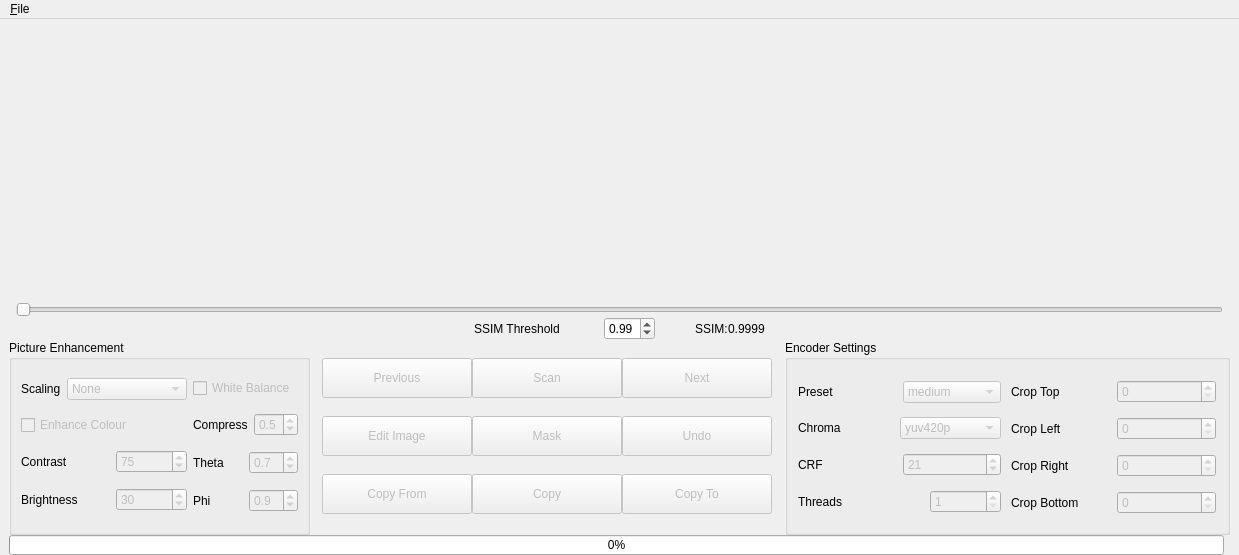
<?xml version="1.0" encoding="UTF-8"?>
<ui version="4.0">
 <class>Frame_Editor</class>
 <widget class="QMainWindow" name="Frame_Editor">
  <property name="geometry">
   <rect>
    <x>0</x>
    <y>0</y>
    <width>1239</width>
    <height>555</height>
   </rect>
  </property>
  <property name="sizePolicy">
   <sizepolicy hsizetype="Minimum" vsizetype="Preferred">
    <horstretch>0</horstretch>
    <verstretch>0</verstretch>
   </sizepolicy>
  </property>
  <property name="minimumSize">
   <size>
    <width>1239</width>
    <height>555</height>
   </size>
  </property>
  <property name="windowTitle">
   <string>Frame By Frame</string>
  </property>
  <widget class="QWidget" name="centralwidget">
   <layout class="QGridLayout" name="gridLayout_3">
    <property name="topMargin">
     <number>0</number>
    </property>
    <property name="bottomMargin">
     <number>0</number>
    </property>
    <property name="verticalSpacing">
     <number>0</number>
    </property>
    <item row="0" column="0" colspan="2">
     <layout class="QGridLayout" name="gridLayout_2">
      <property name="sizeConstraint">
       <enum>QLayout::SetNoConstraint</enum>
      </property>
      <item row="0" column="0">
       <layout class="QHBoxLayout" name="imageLayout">
        <property name="spacing">
         <number>0</number>
        </property>
        <property name="sizeConstraint">
         <enum>QLayout::SetMinimumSize</enum>
        </property>
        <item>
         <widget class="QLabel" name="left_image_frame">
          <property name="sizePolicy">
           <sizepolicy hsizetype="Expanding" vsizetype="Expanding">
            <horstretch>0</horstretch>
            <verstretch>0</verstretch>
           </sizepolicy>
          </property>
          <property name="text">
           <string/>
          </property>
          <property name="scaledContents">
           <bool>true</bool>
          </property>
         </widget>
        </item>
        <item>
         <widget class="QLabel" name="right_image_frame">
          <property name="sizePolicy">
           <sizepolicy hsizetype="Expanding" vsizetype="Expanding">
            <horstretch>0</horstretch>
            <verstretch>0</verstretch>
           </sizepolicy>
          </property>
          <property name="text">
           <string/>
          </property>
          <property name="scaledContents">
           <bool>true</bool>
          </property>
         </widget>
        </item>
       </layout>
      </item>
     </layout>
    </item>
    <item row="1" column="0" colspan="2">
     <layout class="QVBoxLayout" name="verticalLayout_2">
      <property name="sizeConstraint">
       <enum>QLayout::SetMinAndMaxSize</enum>
      </property>
      <item>
       <layout class="QHBoxLayout" name="horizontalLayout_2">
        <item alignment="Qt::AlignTop">
         <widget class="QLabel" name="left_image_label">
          <property name="text">
           <string/>
          </property>
         </widget>
        </item>
        <item>
         <widget class="QSlider" name="image_slider">
          <property name="enabled">
           <bool>false</bool>
          </property>
          <property name="minimum">
           <number>1</number>
          </property>
          <property name="orientation">
           <enum>Qt::Horizontal</enum>
          </property>
         </widget>
        </item>
        <item alignment="Qt::AlignTop">
         <widget class="QLabel" name="right_image_label">
          <property name="text">
           <string/>
          </property>
         </widget>
        </item>
       </layout>
      </item>
      <item>
       <layout class="QHBoxLayout" name="horizontalLayout_10" stretch="1,0,0,0,0,1">
        <item>
         <spacer name="horizontalSpacer">
          <property name="orientation">
           <enum>Qt::Horizontal</enum>
          </property>
          <property name="sizeHint" stdset="0">
           <size>
            <width>40</width>
            <height>20</height>
           </size>
          </property>
         </spacer>
        </item>
        <item>
         <layout class="QHBoxLayout" name="horizontalLayout_9">
          <property name="spacing">
           <number>0</number>
          </property>
          <property name="leftMargin">
           <number>0</number>
          </property>
          <property name="rightMargin">
           <number>0</number>
          </property>
          <item>
           <widget class="QLabel" name="ssim_threshold_label">
            <property name="minimumSize">
             <size>
              <width>130</width>
              <height>0</height>
             </size>
            </property>
            <property name="text">
             <string>SSIM Threshold</string>
            </property>
           </widget>
          </item>
          <item>
           <widget class="QDoubleSpinBox" name="ssim_threshold">
            <property name="minimumSize">
             <size>
              <width>0</width>
              <height>0</height>
             </size>
            </property>
            <property name="focusPolicy">
             <enum>Qt::NoFocus</enum>
            </property>
            <property name="maximum">
             <double>1.000000000000000</double>
            </property>
            <property name="singleStep">
             <double>0.010000000000000</double>
            </property>
            <property name="value">
             <double>0.990000000000000</double>
            </property>
           </widget>
          </item>
         </layout>
        </item>
        <item>
         <spacer name="horizontalSpacer_5">
          <property name="orientation">
           <enum>Qt::Horizontal</enum>
          </property>
          <property name="sizeHint" stdset="0">
           <size>
            <width>40</width>
            <height>20</height>
           </size>
          </property>
         </spacer>
        </item>
        <item>
         <widget class="QLabel" name="current_ssim_label">
          <property name="text">
           <string>SSIM:</string>
          </property>
         </widget>
        </item>
        <item>
         <widget class="QLabel" name="current_ssim_value">
          <property name="text">
           <string>0.9999</string>
          </property>
         </widget>
        </item>
        <item>
         <spacer name="horizontalSpacer_2">
          <property name="orientation">
           <enum>Qt::Horizontal</enum>
          </property>
          <property name="sizeHint" stdset="0">
           <size>
            <width>40</width>
            <height>20</height>
           </size>
          </property>
         </spacer>
        </item>
       </layout>
      </item>
      <item>
       <layout class="QHBoxLayout" name="horizontalLayout_3">
        <property name="sizeConstraint">
         <enum>QLayout::SetMinAndMaxSize</enum>
        </property>
        <item>
         <spacer name="horizontalSpacer_6">
          <property name="orientation">
           <enum>Qt::Horizontal</enum>
          </property>
          <property name="sizeHint" stdset="0">
           <size>
            <width>40</width>
            <height>20</height>
           </size>
          </property>
         </spacer>
        </item>
        <item>
         <layout class="QHBoxLayout" name="horizontalLayout_5" stretch="0,0,0,0,0">
          <property name="spacing">
           <number>0</number>
          </property>
          <item>
           <widget class="QGroupBox" name="groupBox">
            <property name="title">
             <string>Picture Enhancement</string>
            </property>
            <layout class="QHBoxLayout" name="horizontalLayout_11">
             <property name="sizeConstraint">
              <enum>QLayout::SetDefaultConstraint</enum>
             </property>
             <item>
              <layout class="QVBoxLayout" name="verticalLayout_7">
               <item>
                <layout class="QHBoxLayout" name="horizontalLayout_12">
                 <item>
                  <widget class="QLabel" name="scaling">
                   <property name="text">
                    <string>Scaling</string>
                   </property>
                  </widget>
                 </item>
                 <item>
                  <widget class="QComboBox" name="scaling_combo_box">
                   <property name="enabled">
                    <bool>false</bool>
                   </property>
                   <property name="focusPolicy">
                    <enum>Qt::NoFocus</enum>
                   </property>
                   <item>
                    <property name="text">
                     <string>None</string>
                    </property>
                   </item>
                   <item>
                    <property name="text">
                     <string>edsrx2</string>
                    </property>
                   </item>
                   <item>
                    <property name="text">
                     <string>edsrx4</string>
                    </property>
                   </item>
                   <item>
                    <property name="text">
                     <string>fsrcnnx2</string>
                    </property>
                   </item>
                   <item>
                    <property name="text">
                     <string>fsrcnnx4</string>
                    </property>
                   </item>
                   <item>
                    <property name="text">
                     <string>RealAnime6Bx2</string>
                    </property>
                   </item>
                   <item>
                    <property name="text">
                     <string>RealAnime6Bx4</string>
                    </property>
                   </item>
                   <item>
                    <property name="text">
                     <string>RealAnimeV3x2</string>
                    </property>
                   </item>
                   <item>
                    <property name="text">
                     <string>RealAnimeV3x4</string>
                    </property>
                   </item>
                   <item>
                    <property name="text">
                     <string>RealESRGANx2</string>
                    </property>
                   </item>
                   <item>
                    <property name="text">
                     <string>RealESRGANx4</string>
                    </property>
                   </item>
                   <item>
                    <property name="text">
                     <string>rybux2</string>
                    </property>
                   </item>
                   <item>
                    <property name="text">
                     <string>rybux4</string>
                    </property>
                   </item>
                   <item>
                    <property name="text">
                     <string>UltraSharpx2</string>
                    </property>
                   </item>
                   <item>
                    <property name="text">
                     <string>UltraSharpx4</string>
                    </property>
                   </item>
                  </widget>
                 </item>
                </layout>
               </item>
               <item>
                <widget class="QCheckBox" name="enhancement_checkbox">
                 <property name="enabled">
                  <bool>false</bool>
                 </property>
                 <property name="text">
                  <string>Enhance Colour</string>
                 </property>
                </widget>
               </item>
               <item>
                <layout class="QHBoxLayout" name="horizontalLayout_13">
                 <item>
                  <widget class="QLabel" name="contrast_label">
                   <property name="text">
                    <string>Contrast</string>
                   </property>
                  </widget>
                 </item>
                 <item>
                  <widget class="QSpinBox" name="contrast_spinbox">
                   <property name="enabled">
                    <bool>false</bool>
                   </property>
                   <property name="maximumSize">
                    <size>
                     <width>71</width>
                     <height>16777215</height>
                    </size>
                   </property>
                   <property name="focusPolicy">
                    <enum>Qt::StrongFocus</enum>
                   </property>
                   <property name="minimum">
                    <number>-127</number>
                   </property>
                   <property name="maximum">
                    <number>127</number>
                   </property>
                   <property name="value">
                    <number>75</number>
                   </property>
                  </widget>
                 </item>
                </layout>
               </item>
               <item>
                <layout class="QHBoxLayout" name="horizontalLayout_16">
                 <item>
                  <widget class="QLabel" name="brightness_label">
                   <property name="text">
                    <string>Brightness</string>
                   </property>
                  </widget>
                 </item>
                 <item>
                  <widget class="QSpinBox" name="brightness_spinbox">
                   <property name="enabled">
                    <bool>false</bool>
                   </property>
                   <property name="maximumSize">
                    <size>
                     <width>71</width>
                     <height>16777215</height>
                    </size>
                   </property>
                   <property name="focusPolicy">
                    <enum>Qt::StrongFocus</enum>
                   </property>
                   <property name="minimum">
                    <number>-127</number>
                   </property>
                   <property name="maximum">
                    <number>127</number>
                   </property>
                   <property name="value">
                    <number>30</number>
                   </property>
                  </widget>
                 </item>
                </layout>
               </item>
              </layout>
             </item>
             <item>
              <layout class="QVBoxLayout" name="verticalLayout_10">
               <item>
                <widget class="QCheckBox" name="white_balance_checkbox">
                 <property name="enabled">
                  <bool>false</bool>
                 </property>
                 <property name="focusPolicy">
                  <enum>Qt::NoFocus</enum>
                 </property>
                 <property name="text">
                  <string>White Balance</string>
                 </property>
                </widget>
               </item>
               <item>
                <layout class="QHBoxLayout" name="horizontalLayout_19">
                 <item>
                  <widget class="QLabel" name="compression_label">
                   <property name="text">
                    <string>Compress</string>
                   </property>
                  </widget>
                 </item>
                 <item>
                  <widget class="QDoubleSpinBox" name="compress_spinbox">
                   <property name="enabled">
                    <bool>false</bool>
                   </property>
                   <property name="maximumSize">
                    <size>
                     <width>55</width>
                     <height>16777215</height>
                    </size>
                   </property>
                   <property name="focusPolicy">
                    <enum>Qt::StrongFocus</enum>
                   </property>
                   <property name="decimals">
                    <number>1</number>
                   </property>
                   <property name="maximum">
                    <double>1.000000000000000</double>
                   </property>
                   <property name="singleStep">
                    <double>0.100000000000000</double>
                   </property>
                   <property name="value">
                    <double>0.500000000000000</double>
                   </property>
                  </widget>
                 </item>
                </layout>
               </item>
               <item>
                <layout class="QHBoxLayout" name="horizontalLayout_20">
                 <item>
                  <widget class="QLabel" name="theta_label">
                   <property name="text">
                    <string>Theta</string>
                   </property>
                  </widget>
                 </item>
                 <item>
                  <widget class="QDoubleSpinBox" name="theta_spinbox">
                   <property name="enabled">
                    <bool>false</bool>
                   </property>
                   <property name="maximumSize">
                    <size>
                     <width>55</width>
                     <height>16777215</height>
                    </size>
                   </property>
                   <property name="focusPolicy">
                    <enum>Qt::StrongFocus</enum>
                   </property>
                   <property name="decimals">
                    <number>1</number>
                   </property>
                   <property name="minimum">
                    <double>0.100000000000000</double>
                   </property>
                   <property name="maximum">
                    <double>2.000000000000000</double>
                   </property>
                   <property name="singleStep">
                    <double>0.100000000000000</double>
                   </property>
                   <property name="value">
                    <double>0.700000000000000</double>
                   </property>
                  </widget>
                 </item>
                </layout>
               </item>
               <item>
                <layout class="QHBoxLayout" name="horizontalLayout_21">
                 <item>
                  <widget class="QLabel" name="Phi_label">
                   <property name="text">
                    <string>Phi</string>
                   </property>
                  </widget>
                 </item>
                 <item>
                  <widget class="QDoubleSpinBox" name="phi_spinbox">
                   <property name="enabled">
                    <bool>false</bool>
                   </property>
                   <property name="maximumSize">
                    <size>
                     <width>55</width>
                     <height>16777215</height>
                    </size>
                   </property>
                   <property name="focusPolicy">
                    <enum>Qt::StrongFocus</enum>
                   </property>
                   <property name="decimals">
                    <number>1</number>
                   </property>
                   <property name="minimum">
                    <double>0.100000000000000</double>
                   </property>
                   <property name="maximum">
                    <double>1.000000000000000</double>
                   </property>
                   <property name="singleStep">
                    <double>0.100000000000000</double>
                   </property>
                   <property name="value">
                    <double>0.900000000000000</double>
                   </property>
                  </widget>
                 </item>
                </layout>
               </item>
              </layout>
             </item>
            </layout>
           </widget>
          </item>
          <item>
           <spacer name="horizontalSpacer_3">
            <property name="orientation">
             <enum>Qt::Horizontal</enum>
            </property>
            <property name="sizeHint" stdset="0">
             <size>
              <width>40</width>
              <height>20</height>
             </size>
            </property>
           </spacer>
          </item>
          <item>
           <layout class="QVBoxLayout" name="verticalLayout_5">
            <property name="spacing">
             <number>0</number>
            </property>
            <item>
             <layout class="QHBoxLayout" name="horizontalLayout_6">
              <property name="spacing">
               <number>0</number>
              </property>
              <item>
               <widget class="QPushButton" name="previous">
                <property name="enabled">
                 <bool>false</bool>
                </property>
                <property name="minimumSize">
                 <size>
                  <width>150</width>
                  <height>40</height>
                 </size>
                </property>
                <property name="maximumSize">
                 <size>
                  <width>150</width>
                  <height>16777215</height>
                 </size>
                </property>
                <property name="text">
                 <string>Previous</string>
                </property>
                <property name="shortcut">
                 <string>Left</string>
                </property>
                <property name="autoRepeat">
                 <bool>true</bool>
                </property>
               </widget>
              </item>
              <item>
               <widget class="QPushButton" name="scan">
                <property name="enabled">
                 <bool>false</bool>
                </property>
                <property name="minimumSize">
                 <size>
                  <width>150</width>
                  <height>40</height>
                 </size>
                </property>
                <property name="text">
                 <string>Scan</string>
                </property>
                <property name="shortcut">
                 <string>Up</string>
                </property>
               </widget>
              </item>
              <item>
               <widget class="QPushButton" name="next">
                <property name="enabled">
                 <bool>false</bool>
                </property>
                <property name="minimumSize">
                 <size>
                  <width>150</width>
                  <height>40</height>
                 </size>
                </property>
                <property name="maximumSize">
                 <size>
                  <width>150</width>
                  <height>16777215</height>
                 </size>
                </property>
                <property name="text">
                 <string>Next</string>
                </property>
                <property name="shortcut">
                 <string>Right</string>
                </property>
                <property name="autoRepeat">
                 <bool>true</bool>
                </property>
                <property name="autoRepeatDelay">
                 <number>300</number>
                </property>
                <property name="autoRepeatInterval">
                 <number>50</number>
                </property>
               </widget>
              </item>
             </layout>
            </item>
            <item>
             <layout class="QHBoxLayout" name="horizontalLayout_7">
              <property name="spacing">
               <number>0</number>
              </property>
              <property name="bottomMargin">
               <number>0</number>
              </property>
              <item>
               <widget class="QPushButton" name="remove_scratch">
                <property name="enabled">
                 <bool>false</bool>
                </property>
                <property name="minimumSize">
                 <size>
                  <width>150</width>
                  <height>40</height>
                 </size>
                </property>
                <property name="text">
                 <string>Edit Image</string>
                </property>
                <property name="shortcut">
                 <string>Down</string>
                </property>
               </widget>
              </item>
              <item>
               <widget class="QPushButton" name="mask_button">
                <property name="enabled">
                 <bool>false</bool>
                </property>
                <property name="minimumSize">
                 <size>
                  <width>150</width>
                  <height>40</height>
                 </size>
                </property>
                <property name="text">
                 <string>Mask</string>
                </property>
                <property name="shortcut">
                 <string>M</string>
                </property>
               </widget>
              </item>
              <item>
               <widget class="QPushButton" name="undo_button">
                <property name="enabled">
                 <bool>false</bool>
                </property>
                <property name="minimumSize">
                 <size>
                  <width>150</width>
                  <height>40</height>
                 </size>
                </property>
                <property name="maximumSize">
                 <size>
                  <width>16777215</width>
                  <height>16777215</height>
                 </size>
                </property>
                <property name="text">
                 <string>Undo</string>
                </property>
                <property name="shortcut">
                 <string>U</string>
                </property>
               </widget>
              </item>
             </layout>
            </item>
            <item>
             <layout class="QHBoxLayout" name="horizontalLayout_8">
              <property name="spacing">
               <number>0</number>
              </property>
              <item>
               <widget class="QPushButton" name="copy_from">
                <property name="enabled">
                 <bool>false</bool>
                </property>
                <property name="minimumSize">
                 <size>
                  <width>150</width>
                  <height>40</height>
                 </size>
                </property>
                <property name="text">
                 <string>Copy From</string>
                </property>
                <property name="shortcut">
                 <string>F</string>
                </property>
               </widget>
              </item>
              <item>
               <widget class="QPushButton" name="copy">
                <property name="enabled">
                 <bool>false</bool>
                </property>
                <property name="minimumSize">
                 <size>
                  <width>150</width>
                  <height>40</height>
                 </size>
                </property>
                <property name="maximumSize">
                 <size>
                  <width>16777215</width>
                  <height>16777215</height>
                 </size>
                </property>
                <property name="text">
                 <string>Copy</string>
                </property>
                <property name="shortcut">
                 <string>C</string>
                </property>
               </widget>
              </item>
              <item>
               <widget class="QPushButton" name="copy_to">
                <property name="enabled">
                 <bool>false</bool>
                </property>
                <property name="minimumSize">
                 <size>
                  <width>150</width>
                  <height>40</height>
                 </size>
                </property>
                <property name="text">
                 <string>Copy To</string>
                </property>
                <property name="shortcut">
                 <string>T</string>
                </property>
               </widget>
              </item>
             </layout>
            </item>
           </layout>
          </item>
          <item>
           <spacer name="horizontalSpacer_4">
            <property name="orientation">
             <enum>Qt::Horizontal</enum>
            </property>
            <property name="sizeHint" stdset="0">
             <size>
              <width>40</width>
              <height>20</height>
             </size>
            </property>
           </spacer>
          </item>
          <item>
           <widget class="QGroupBox" name="groupBox_2">
            <property name="minimumSize">
             <size>
              <width>445</width>
              <height>195</height>
             </size>
            </property>
            <property name="title">
             <string>Encoder Settings</string>
            </property>
            <widget class="QWidget" name="verticalLayoutWidget_4">
             <property name="geometry">
              <rect>
               <x>13</x>
               <y>33</y>
               <width>208</width>
               <height>150</height>
              </rect>
             </property>
             <layout class="QVBoxLayout" name="verticalLayout_11">
              <property name="rightMargin">
               <number>5</number>
              </property>
              <item>
               <layout class="QHBoxLayout" name="horizontalLayout_22">
                <item>
                 <widget class="QLabel" name="preset">
                  <property name="text">
                   <string>Preset</string>
                  </property>
                 </widget>
                </item>
                <item>
                 <widget class="QComboBox" name="preset_combo_box">
                  <property name="enabled">
                   <bool>false</bool>
                  </property>
                  <property name="focusPolicy">
                   <enum>Qt::NoFocus</enum>
                  </property>
                  <property name="currentIndex">
                   <number>5</number>
                  </property>
                  <item>
                   <property name="text">
                    <string>ultrafast</string>
                   </property>
                  </item>
                  <item>
                   <property name="text">
                    <string>superfast</string>
                   </property>
                  </item>
                  <item>
                   <property name="text">
                    <string>veryfast</string>
                   </property>
                  </item>
                  <item>
                   <property name="text">
                    <string>faster</string>
                   </property>
                  </item>
                  <item>
                   <property name="text">
                    <string>fast</string>
                   </property>
                  </item>
                  <item>
                   <property name="text">
                    <string>medium</string>
                   </property>
                  </item>
                  <item>
                   <property name="text">
                    <string>slow</string>
                   </property>
                  </item>
                  <item>
                   <property name="text">
                    <string>slower</string>
                   </property>
                  </item>
                  <item>
                   <property name="text">
                    <string>veryslow</string>
                   </property>
                  </item>
                  <item>
                   <property name="text">
                    <string>placebi</string>
                   </property>
                  </item>
                 </widget>
                </item>
               </layout>
              </item>
              <item>
               <layout class="QHBoxLayout" name="horizontalLayout_23">
                <item>
                 <widget class="QLabel" name="chroma">
                  <property name="text">
                   <string>Chroma</string>
                  </property>
                 </widget>
                </item>
                <item>
                 <widget class="QComboBox" name="chroma_combo_box">
                  <property name="enabled">
                   <bool>false</bool>
                  </property>
                  <property name="focusPolicy">
                   <enum>Qt::NoFocus</enum>
                  </property>
                  <item>
                   <property name="text">
                    <string>yuv420p</string>
                   </property>
                  </item>
                  <item>
                   <property name="text">
                    <string>yuv422p</string>
                   </property>
                  </item>
                  <item>
                   <property name="text">
                    <string>yuv444p</string>
                   </property>
                  </item>
                  <item>
                   <property name="text">
                    <string>yuv420p10le</string>
                   </property>
                  </item>
                  <item>
                   <property name="text">
                    <string>yuv422p10le</string>
                   </property>
                  </item>
                  <item>
                   <property name="text">
                    <string>yuv444p10le</string>
                   </property>
                  </item>
                  <item>
                   <property name="text">
                    <string>yuv420p12le</string>
                   </property>
                  </item>
                  <item>
                   <property name="text">
                    <string>yuv422p12le</string>
                   </property>
                  </item>
                  <item>
                   <property name="text">
                    <string>yuv444p12le</string>
                   </property>
                  </item>
                 </widget>
                </item>
               </layout>
              </item>
              <item>
               <layout class="QHBoxLayout" name="horizontalLayout_24">
                <item>
                 <widget class="QLabel" name="label_14">
                  <property name="text">
                   <string>CRF</string>
                  </property>
                 </widget>
                </item>
                <item>
                 <widget class="QSpinBox" name="crf_spinbox">
                  <property name="enabled">
                   <bool>false</bool>
                  </property>
                  <property name="focusPolicy">
                   <enum>Qt::StrongFocus</enum>
                  </property>
                  <property name="minimum">
                   <number>1</number>
                  </property>
                  <property name="maximum">
                   <number>51</number>
                  </property>
                  <property name="value">
                   <number>21</number>
                  </property>
                 </widget>
                </item>
               </layout>
              </item>
              <item>
               <layout class="QHBoxLayout" name="horizontalLayout_17">
                <item>
                 <widget class="QLabel" name="threads_label">
                  <property name="text">
                   <string>Threads</string>
                  </property>
                 </widget>
                </item>
                <item>
                 <widget class="QSpinBox" name="threads_spinbox">
                  <property name="enabled">
                   <bool>false</bool>
                  </property>
                  <property name="maximumSize">
                   <size>
                    <width>71</width>
                    <height>16777215</height>
                   </size>
                  </property>
                  <property name="focusPolicy">
                   <enum>Qt::StrongFocus</enum>
                  </property>
                  <property name="minimum">
                   <number>1</number>
                  </property>
                  <property name="maximum">
                   <number>99</number>
                  </property>
                  <property name="value">
                   <number>1</number>
                  </property>
                 </widget>
                </item>
               </layout>
              </item>
             </layout>
            </widget>
            <widget class="QWidget" name="verticalLayoutWidget_5">
             <property name="geometry">
              <rect>
               <x>220</x>
               <y>32</y>
               <width>211</width>
               <height>152</height>
              </rect>
             </property>
             <layout class="QVBoxLayout" name="verticalLayout_13">
              <property name="leftMargin">
               <number>6</number>
              </property>
              <item>
               <layout class="QHBoxLayout" name="horizontalLayout_32">
                <item>
                 <widget class="QLabel" name="label_18">
                  <property name="text">
                   <string>Crop Top</string>
                  </property>
                 </widget>
                </item>
                <item>
                 <widget class="QSpinBox" name="crop_top_spinbox">
                  <property name="enabled">
                   <bool>false</bool>
                  </property>
                  <property name="focusPolicy">
                   <enum>Qt::StrongFocus</enum>
                  </property>
                  <property name="minimum">
                   <number>0</number>
                  </property>
                  <property name="maximum">
                   <number>4000</number>
                  </property>
                  <property name="singleStep">
                   <number>1</number>
                  </property>
                  <property name="value">
                   <number>0</number>
                  </property>
                 </widget>
                </item>
               </layout>
              </item>
              <item>
               <layout class="QHBoxLayout" name="horizontalLayout_31">
                <item>
                 <widget class="QLabel" name="label_17">
                  <property name="text">
                   <string>Crop Left</string>
                  </property>
                 </widget>
                </item>
                <item>
                 <widget class="QSpinBox" name="crop_left_spinbox">
                  <property name="enabled">
                   <bool>false</bool>
                  </property>
                  <property name="focusPolicy">
                   <enum>Qt::StrongFocus</enum>
                  </property>
                  <property name="minimum">
                   <number>0</number>
                  </property>
                  <property name="maximum">
                   <number>4000</number>
                  </property>
                  <property name="singleStep">
                   <number>1</number>
                  </property>
                  <property name="value">
                   <number>0</number>
                  </property>
                 </widget>
                </item>
               </layout>
              </item>
              <item>
               <layout class="QHBoxLayout" name="horizontalLayout_33">
                <item>
                 <widget class="QLabel" name="label_19">
                  <property name="text">
                   <string>Crop Right</string>
                  </property>
                 </widget>
                </item>
                <item>
                 <widget class="QSpinBox" name="crop_right_spinbox">
                  <property name="enabled">
                   <bool>false</bool>
                  </property>
                  <property name="focusPolicy">
                   <enum>Qt::StrongFocus</enum>
                  </property>
                  <property name="minimum">
                   <number>0</number>
                  </property>
                  <property name="maximum">
                   <number>4000</number>
                  </property>
                  <property name="singleStep">
                   <number>1</number>
                  </property>
                  <property name="value">
                   <number>0</number>
                  </property>
                 </widget>
                </item>
               </layout>
              </item>
              <item>
               <layout class="QHBoxLayout" name="horizontalLayout_30">
                <item>
                 <widget class="QLabel" name="label_16">
                  <property name="text">
                   <string>Crop Bottom</string>
                  </property>
                 </widget>
                </item>
                <item>
                 <widget class="QSpinBox" name="crop_bottom_spinbox">
                  <property name="enabled">
                   <bool>false</bool>
                  </property>
                  <property name="focusPolicy">
                   <enum>Qt::StrongFocus</enum>
                  </property>
                  <property name="minimum">
                   <number>0</number>
                  </property>
                  <property name="maximum">
                   <number>4000</number>
                  </property>
                  <property name="singleStep">
                   <number>1</number>
                  </property>
                  <property name="value">
                   <number>0</number>
                  </property>
                 </widget>
                </item>
               </layout>
              </item>
             </layout>
            </widget>
           </widget>
          </item>
         </layout>
        </item>
        <item>
         <spacer name="horizontalSpacer_7">
          <property name="orientation">
           <enum>Qt::Horizontal</enum>
          </property>
          <property name="sizeHint" stdset="0">
           <size>
            <width>40</width>
            <height>20</height>
           </size>
          </property>
         </spacer>
        </item>
       </layout>
      </item>
     </layout>
    </item>
    <item row="2" column="0">
     <widget class="QProgressBar" name="progress_bar">
      <property name="maximumSize">
       <size>
        <width>16777215</width>
        <height>20</height>
       </size>
      </property>
      <property name="value">
       <number>0</number>
      </property>
     </widget>
    </item>
   </layout>
  </widget>
  <widget class="QMenuBar" name="menubar">
   <property name="geometry">
    <rect>
     <x>0</x>
     <y>0</y>
     <width>1239</width>
     <height>24</height>
    </rect>
   </property>
   <widget class="QMenu" name="menu_File">
    <property name="title">
     <string>&amp;File</string>
    </property>
    <addaction name="action_image_directory"/>
    <addaction name="action_convert_from_video"/>
    <addaction name="action_convert_to_video"/>
    <addaction name="action_quit"/>
   </widget>
   <addaction name="menu_File"/>
  </widget>
  <action name="action_image_directory">
   <property name="text">
    <string>Image Directory</string>
   </property>
   <property name="toolTip">
    <string>Select the directory where the images will be stored</string>
   </property>
  </action>
  <action name="action_convert_from_video">
   <property name="enabled">
    <bool>false</bool>
   </property>
   <property name="text">
    <string>Convert To Images</string>
   </property>
   <property name="toolTip">
    <string>Convert a video into png's</string>
   </property>
  </action>
  <action name="action_convert_to_video">
   <property name="enabled">
    <bool>false</bool>
   </property>
   <property name="text">
    <string>Convert To Video</string>
   </property>
   <property name="toolTip">
    <string>Convert images back to a video</string>
   </property>
  </action>
  <action name="action_quit">
   <property name="text">
    <string>&amp;Quit</string>
   </property>
  </action>
 </widget>
 <tabstops>
  <tabstop>image_slider</tabstop>
  <tabstop>contrast_spinbox</tabstop>
  <tabstop>brightness_spinbox</tabstop>
  <tabstop>scaling_combo_box</tabstop>
  <tabstop>compress_spinbox</tabstop>
  <tabstop>theta_spinbox</tabstop>
  <tabstop>phi_spinbox</tabstop>
  <tabstop>previous</tabstop>
  <tabstop>next</tabstop>
  <tabstop>remove_scratch</tabstop>
  <tabstop>undo_button</tabstop>
  <tabstop>copy_from</tabstop>
  <tabstop>copy</tabstop>
  <tabstop>copy_to</tabstop>
  <tabstop>preset_combo_box</tabstop>
  <tabstop>chroma_combo_box</tabstop>
  <tabstop>crf_spinbox</tabstop>
  <tabstop>crop_top_spinbox</tabstop>
  <tabstop>crop_left_spinbox</tabstop>
  <tabstop>crop_right_spinbox</tabstop>
  <tabstop>crop_bottom_spinbox</tabstop>
  <tabstop>ssim_threshold</tabstop>
 </tabstops>
 <resources/>
 <connections/>
</ui>
